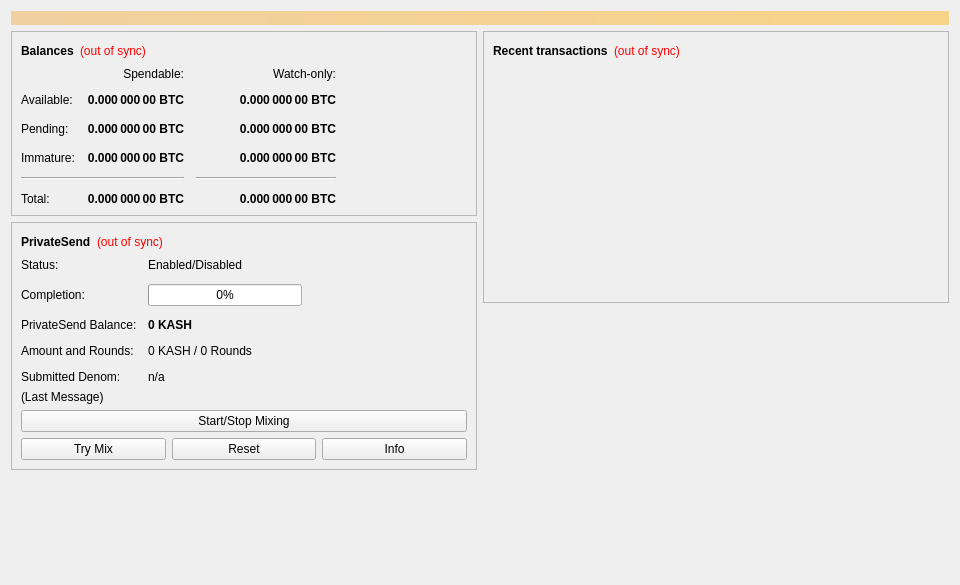
<?xml version="1.0" encoding="UTF-8"?>
<ui version="4.0">
 <class>OverviewPage</class>
 <widget class="QWidget" name="OverviewPage">
  <property name="geometry">
   <rect>
    <x>0</x>
    <y>0</y>
    <width>960</width>
    <height>585</height>
   </rect>
  </property>
  <property name="minimumSize">
   <size>
    <width>960</width>
    <height>0</height>
   </size>
  </property>
  <property name="windowTitle">
   <string>Form</string>
  </property>
  <layout class="QVBoxLayout" name="topLayout">
   <item>
    <widget class="QLabel" name="labelAlerts">
     <property name="visible">
      <bool>false</bool>
     </property>
     <property name="styleSheet">
      <string notr="true">QLabel { background-color: qlineargradient(x1: 0, y1: 0, x2: 1, y2: 0, stop:0 #F0D0A0, stop:1 #F8D488); color:#000000; }</string>
     </property>
     <property name="wordWrap">
      <bool>true</bool>
     </property>
     <property name="margin">
      <number>3</number>
     </property>
     <property name="textInteractionFlags">
      <set>Qt::TextSelectableByMouse</set>
     </property>
    </widget>
   </item>
   <item>
    <layout class="QHBoxLayout" name="horizontalLayout" stretch="1,1">
     <item>
      <layout class="QVBoxLayout" name="verticalLayout_2">
       <item>
        <widget class="QFrame" name="frame">
         <property name="frameShape">
          <enum>QFrame::StyledPanel</enum>
         </property>
         <property name="frameShadow">
          <enum>QFrame::Raised</enum>
         </property>
         <layout class="QVBoxLayout" name="verticalLayout_4">
          <item>
           <layout class="QHBoxLayout" name="horizontalLayout_4">
            <item>
             <widget class="QLabel" name="label_5">
              <property name="font">
               <font>
                <weight>75</weight>
                <bold>true</bold>
               </font>
              </property>
              <property name="text">
               <string>Balances</string>
              </property>
             </widget>
            </item>
            <item>
             <widget class="QLabel" name="labelWalletStatus">
              <property name="toolTip">
               <string>The displayed information may be out of date. Your wallet automatically synchronizes with the Kash network after a connection is established, but this process has not completed yet.</string>
              </property>
              <property name="styleSheet">
               <string notr="true">QLabel { color: red; }</string>
              </property>
              <property name="text">
               <string notr="true">(out of sync)</string>
              </property>
              <property name="alignment">
               <set>Qt::AlignLeading|Qt::AlignLeft|Qt::AlignVCenter</set>
              </property>
             </widget>
            </item>
            <item>
             <spacer name="horizontalSpacer_3">
              <property name="orientation">
               <enum>Qt::Horizontal</enum>
              </property>
              <property name="sizeHint" stdset="0">
               <size>
                <width>40</width>
                <height>20</height>
               </size>
              </property>
             </spacer>
            </item>
           </layout>
          </item>
          <item>
           <layout class="QGridLayout" name="gridLayout">
            <property name="spacing">
             <number>12</number>
            </property>
            <item row="2" column="2">
             <widget class="QLabel" name="labelWatchPending">
              <property name="font">
               <font>
                <weight>75</weight>
                <bold>true</bold>
               </font>
              </property>
              <property name="cursor">
               <cursorShape>IBeamCursor</cursorShape>
              </property>
              <property name="toolTip">
               <string>Unconfirmed transactions to watch-only addresses</string>
              </property>
              <property name="text">
               <string notr="true">0.000 000 00 BTC</string>
              </property>
              <property name="alignment">
               <set>Qt::AlignRight|Qt::AlignTrailing|Qt::AlignVCenter</set>
              </property>
              <property name="textInteractionFlags">
               <set>Qt::LinksAccessibleByMouse|Qt::TextSelectableByKeyboard|Qt::TextSelectableByMouse</set>
              </property>
             </widget>
            </item>
            <item row="2" column="1">
             <widget class="QLabel" name="labelUnconfirmed">
              <property name="font">
               <font>
                <weight>75</weight>
                <bold>true</bold>
               </font>
              </property>
              <property name="cursor">
               <cursorShape>IBeamCursor</cursorShape>
              </property>
              <property name="toolTip">
               <string>Total of transactions that have yet to be confirmed, and do not yet count toward the spendable balance</string>
              </property>
              <property name="text">
               <string notr="true">0.000 000 00 BTC</string>
              </property>
              <property name="alignment">
               <set>Qt::AlignRight|Qt::AlignTrailing|Qt::AlignVCenter</set>
              </property>
              <property name="textInteractionFlags">
               <set>Qt::LinksAccessibleByMouse|Qt::TextSelectableByKeyboard|Qt::TextSelectableByMouse</set>
              </property>
             </widget>
            </item>
            <item row="3" column="2">
             <widget class="QLabel" name="labelWatchImmature">
              <property name="font">
               <font>
                <weight>75</weight>
                <bold>true</bold>
               </font>
              </property>
              <property name="cursor">
               <cursorShape>IBeamCursor</cursorShape>
              </property>
              <property name="toolTip">
               <string>Mined balance in watch-only addresses that has not yet matured</string>
              </property>
              <property name="text">
               <string notr="true">0.000 000 00 BTC</string>
              </property>
              <property name="alignment">
               <set>Qt::AlignRight|Qt::AlignTrailing|Qt::AlignVCenter</set>
              </property>
              <property name="textInteractionFlags">
               <set>Qt::LinksAccessibleByMouse|Qt::TextSelectableByKeyboard|Qt::TextSelectableByMouse</set>
              </property>
             </widget>
            </item>
            <item row="4" column="0" colspan="2">
             <widget class="Line" name="lineSpendableBalance">
              <property name="orientation">
               <enum>Qt::Horizontal</enum>
              </property>
             </widget>
            </item>
            <item row="4" column="2">
             <widget class="Line" name="lineWatchBalance">
              <property name="sizePolicy">
               <sizepolicy hsizetype="Preferred" vsizetype="Fixed">
                <horstretch>0</horstretch>
                <verstretch>0</verstretch>
               </sizepolicy>
              </property>
              <property name="minimumSize">
               <size>
                <width>140</width>
                <height>0</height>
               </size>
              </property>
              <property name="orientation">
               <enum>Qt::Horizontal</enum>
              </property>
             </widget>
            </item>
            <item row="5" column="0">
             <widget class="QLabel" name="labelTotalText">
              <property name="text">
               <string>Total:</string>
              </property>
             </widget>
            </item>
            <item row="3" column="1">
             <widget class="QLabel" name="labelImmature">
              <property name="font">
               <font>
                <weight>75</weight>
                <bold>true</bold>
               </font>
              </property>
              <property name="cursor">
               <cursorShape>IBeamCursor</cursorShape>
              </property>
              <property name="toolTip">
               <string>Mined balance that has not yet matured</string>
              </property>
              <property name="text">
               <string notr="true">0.000 000 00 BTC</string>
              </property>
              <property name="alignment">
               <set>Qt::AlignRight|Qt::AlignTrailing|Qt::AlignVCenter</set>
              </property>
              <property name="textInteractionFlags">
               <set>Qt::LinksAccessibleByMouse|Qt::TextSelectableByKeyboard|Qt::TextSelectableByMouse</set>
              </property>
             </widget>
            </item>
            <item row="2" column="3">
             <spacer name="horizontalSpacer_2">
              <property name="orientation">
               <enum>Qt::Horizontal</enum>
              </property>
              <property name="sizeHint" stdset="0">
               <size>
                <width>40</width>
                <height>20</height>
               </size>
              </property>
             </spacer>
            </item>
            <item row="3" column="0">
             <widget class="QLabel" name="labelImmatureText">
              <property name="text">
               <string>Immature:</string>
              </property>
             </widget>
            </item>
            <item row="5" column="1">
             <widget class="QLabel" name="labelTotal">
              <property name="font">
               <font>
                <weight>75</weight>
                <bold>true</bold>
               </font>
              </property>
              <property name="cursor">
               <cursorShape>IBeamCursor</cursorShape>
              </property>
              <property name="toolTip">
               <string>Your current total balance</string>
              </property>
              <property name="text">
               <string notr="true">0.000 000 00 BTC</string>
              </property>
              <property name="alignment">
               <set>Qt::AlignRight|Qt::AlignTrailing|Qt::AlignVCenter</set>
              </property>
              <property name="textInteractionFlags">
               <set>Qt::LinksAccessibleByMouse|Qt::TextSelectableByKeyboard|Qt::TextSelectableByMouse</set>
              </property>
             </widget>
            </item>
            <item row="5" column="2">
             <widget class="QLabel" name="labelWatchTotal">
              <property name="font">
               <font>
                <weight>75</weight>
                <bold>true</bold>
               </font>
              </property>
              <property name="cursor">
               <cursorShape>IBeamCursor</cursorShape>
              </property>
              <property name="toolTip">
               <string>Current total balance in watch-only addresses</string>
              </property>
              <property name="text">
               <string notr="true">0.000 000 00 BTC</string>
              </property>
              <property name="alignment">
               <set>Qt::AlignRight|Qt::AlignTrailing|Qt::AlignVCenter</set>
              </property>
              <property name="textInteractionFlags">
               <set>Qt::LinksAccessibleByMouse|Qt::TextSelectableByKeyboard|Qt::TextSelectableByMouse</set>
              </property>
             </widget>
            </item>
            <item row="0" column="2">
             <widget class="QLabel" name="labelWatchonly">
              <property name="text">
               <string>Watch-only:</string>
              </property>
              <property name="alignment">
               <set>Qt::AlignRight|Qt::AlignTrailing|Qt::AlignVCenter</set>
              </property>
             </widget>
            </item>
            <item row="1" column="0">
             <widget class="QLabel" name="labelBalanceText">
              <property name="text">
               <string>Available:</string>
              </property>
             </widget>
            </item>
            <item row="1" column="1">
             <widget class="QLabel" name="labelBalance">
              <property name="font">
               <font>
                <weight>75</weight>
                <bold>true</bold>
               </font>
              </property>
              <property name="cursor">
               <cursorShape>IBeamCursor</cursorShape>
              </property>
              <property name="toolTip">
               <string>Your current spendable balance</string>
              </property>
              <property name="text">
               <string notr="true">0.000 000 00 BTC</string>
              </property>
              <property name="alignment">
               <set>Qt::AlignRight|Qt::AlignTrailing|Qt::AlignVCenter</set>
              </property>
              <property name="textInteractionFlags">
               <set>Qt::LinksAccessibleByMouse|Qt::TextSelectableByKeyboard|Qt::TextSelectableByMouse</set>
              </property>
             </widget>
            </item>
            <item row="1" column="2">
             <widget class="QLabel" name="labelWatchAvailable">
              <property name="font">
               <font>
                <weight>75</weight>
                <bold>true</bold>
               </font>
              </property>
              <property name="cursor">
               <cursorShape>IBeamCursor</cursorShape>
              </property>
              <property name="toolTip">
               <string>Your current balance in watch-only addresses</string>
              </property>
              <property name="text">
               <string notr="true">0.000 000 00 BTC</string>
              </property>
              <property name="alignment">
               <set>Qt::AlignRight|Qt::AlignTrailing|Qt::AlignVCenter</set>
              </property>
              <property name="textInteractionFlags">
               <set>Qt::LinksAccessibleByMouse|Qt::TextSelectableByKeyboard|Qt::TextSelectableByMouse</set>
              </property>
             </widget>
            </item>
            <item row="2" column="0">
             <widget class="QLabel" name="labelPendingText">
              <property name="text">
               <string>Pending:</string>
              </property>
             </widget>
            </item>
            <item row="0" column="1">
             <widget class="QLabel" name="labelSpendable">
              <property name="text">
               <string>Spendable:</string>
              </property>
              <property name="alignment">
               <set>Qt::AlignRight|Qt::AlignTrailing|Qt::AlignVCenter</set>
              </property>
             </widget>
            </item>
           </layout>
          </item>
         </layout>
        </widget>
       </item>
       <item>
        <widget class="QFrame" name="framePrivateSend">
         <property name="layoutDirection">
          <enum>Qt::LeftToRight</enum>
         </property>
         <property name="frameShape">
          <enum>QFrame::StyledPanel</enum>
         </property>
         <property name="frameShadow">
          <enum>QFrame::Raised</enum>
         </property>
         <layout class="QVBoxLayout" name="VerticalLayout_PS1">
          <item>
           <layout class="QHBoxLayout" name="horizontalLayout_5">
            <item>
             <widget class="QLabel" name="labelPrivateSendHeader">
              <property name="font">
               <font>
                <weight>75</weight>
                <bold>true</bold>
               </font>
              </property>
              <property name="text">
               <string>PrivateSend</string>
              </property>
             </widget>
            </item>
            <item>
             <widget class="QLabel" name="labelPrivateSendSyncStatus">
              <property name="toolTip">
               <string>The displayed information may be out of date. Your wallet automatically synchronizes with the Kash network after a connection is established, but this process has not completed yet.</string>
              </property>
              <property name="styleSheet">
               <string notr="true">QLabel { color: red; }</string>
              </property>
              <property name="text">
               <string notr="true">(out of sync)</string>
              </property>
              <property name="alignment">
               <set>Qt::AlignLeading|Qt::AlignLeft|Qt::AlignVCenter</set>
              </property>
             </widget>
            </item>
            <item>
             <spacer name="horizontalSpacer_4">
              <property name="orientation">
               <enum>Qt::Horizontal</enum>
              </property>
              <property name="sizeHint" stdset="0">
               <size>
                <width>40</width>
                <height>20</height>
               </size>
              </property>
             </spacer>
            </item>
           </layout>
          </item>
          <item>
           <layout class="QFormLayout" name="privateSendFormLayout">
            <property name="fieldGrowthPolicy">
             <enum>QFormLayout::AllNonFixedFieldsGrow</enum>
            </property>
            <property name="horizontalSpacing">
             <number>11</number>
            </property>
            <property name="verticalSpacing">
             <number>12</number>
            </property>
            <item row="0" column="0">
             <widget class="QLabel" name="labelPrivateSendEnabledText">
              <property name="text">
               <string>Status:</string>
              </property>
             </widget>
            </item>
            <item row="0" column="1">
             <widget class="QLabel" name="labelPrivateSendEnabled">
              <property name="text">
               <string>Enabled/Disabled</string>
              </property>
             </widget>
            </item>
            <item row="1" column="0">
             <widget class="QLabel" name="labelCompletitionText">
              <property name="text">
               <string>Completion:</string>
              </property>
             </widget>
            </item>
            <item row="1" column="1">
             <widget class="QProgressBar" name="privateSendProgress">
              <property name="maximumSize">
               <size>
                <width>154</width>
                <height>16777215</height>
               </size>
              </property>
              <property name="value">
               <number>0</number>
              </property>
             </widget>
            </item>
            <item row="2" column="0">
             <widget class="QLabel" name="labelAnonymizedText">
              <property name="text">
               <string>PrivateSend Balance:</string>
              </property>
             </widget>
            </item>
            <item row="2" column="1">
             <widget class="QLabel" name="labelAnonymized">
              <property name="font">
               <font>
                <weight>75</weight>
                <bold>true</bold>
               </font>
              </property>
              <property name="text">
               <string notr="true">0 KASH</string>
              </property>
             </widget>
            </item>
            <item row="3" column="0">
             <widget class="QLabel" name="labelAmountAndRoundsText">
              <property name="text">
               <string>Amount and Rounds:</string>
              </property>
             </widget>
            </item>
            <item row="3" column="1">
             <widget class="QLabel" name="labelAmountRounds">
              <property name="text">
               <string>0 KASH / 0 Rounds</string>
              </property>
             </widget>
            </item>
            <item row="4" column="0">
             <widget class="QLabel" name="labelSubmittedDenomText">
              <property name="text">
               <string>Submitted Denom:</string>
              </property>
             </widget>
            </item>
            <item row="4" column="1">
             <widget class="QLabel" name="labelSubmittedDenom">
              <property name="toolTip">
               <string>The denominations you submitted to the Masternode.&lt;br&gt;To mix, other users must submit the exact same denominations.</string>
              </property>
              <property name="text">
               <string>n/a</string>
              </property>
             </widget>
            </item>
           </layout>
          </item>
          <item>
           <layout class="QVBoxLayout" name="VerticalLayout_PS">
            <item>
             <widget class="QLabel" name="labelPrivateSendLastMessage">
              <property name="text">
               <string>(Last Message)</string>
              </property>
              <property name="alignment">
               <set>Qt::AlignLeading|Qt::AlignLeft|Qt::AlignTop</set>
              </property>
              <property name="wordWrap">
               <bool>true</bool>
              </property>
             </widget>
            </item>
            <item>
             <widget class="QPushButton" name="togglePrivateSend">
              <property name="sizePolicy">
               <sizepolicy hsizetype="MinimumExpanding" vsizetype="Fixed">
                <horstretch>0</horstretch>
                <verstretch>0</verstretch>
               </sizepolicy>
              </property>
              <property name="text">
               <string>Start/Stop Mixing</string>
              </property>
             </widget>
            </item>
            <item>
             <layout class="QHBoxLayout" name="horizontalLayout_debugbuttons">
              <item>
               <widget class="QPushButton" name="privateSendAuto">
                <property name="sizePolicy">
                 <sizepolicy hsizetype="MinimumExpanding" vsizetype="Fixed">
                  <horstretch>0</horstretch>
                  <verstretch>0</verstretch>
                 </sizepolicy>
                </property>
                <property name="toolTip">
                 <string>Try to manually submit a PrivateSend request.</string>
                </property>
                <property name="text">
                 <string>Try Mix</string>
                </property>
               </widget>
              </item>
              <item>
               <widget class="QPushButton" name="privateSendReset">
                <property name="sizePolicy">
                 <sizepolicy hsizetype="MinimumExpanding" vsizetype="Fixed">
                  <horstretch>0</horstretch>
                  <verstretch>0</verstretch>
                 </sizepolicy>
                </property>
                <property name="toolTip">
                 <string>Reset the current status of PrivateSend (can interrupt PrivateSend if it's in the process of Mixing, which can cost you money!)</string>
                </property>
                <property name="autoFillBackground">
                 <bool>false</bool>
                </property>
                <property name="text">
                 <string>Reset</string>
                </property>
               </widget>
              </item>
              <item>
               <widget class="QPushButton" name="privateSendInfo">
                <property name="sizePolicy">
                 <sizepolicy hsizetype="MinimumExpanding" vsizetype="Fixed">
                  <horstretch>0</horstretch>
                  <verstretch>0</verstretch>
                 </sizepolicy>
                </property>
                <property name="toolTip">
                 <string>Information about PrivateSend and Mixing</string>
                </property>
                <property name="text">
                 <string>Info</string>
                </property>
               </widget>
              </item>
             </layout>
            </item>
           </layout>
          </item>
         </layout>
        </widget>
       </item>
       <item>
        <spacer name="verticalSpacer">
         <property name="orientation">
          <enum>Qt::Vertical</enum>
         </property>
         <property name="sizeHint" stdset="0">
          <size>
           <width>20</width>
           <height>40</height>
          </size>
         </property>
        </spacer>
       </item>
      </layout>
     </item>
     <item>
      <layout class="QVBoxLayout" name="verticalLayout_3">
       <item>
        <widget class="QFrame" name="frame_2">
         <property name="frameShape">
          <enum>QFrame::StyledPanel</enum>
         </property>
         <property name="frameShadow">
          <enum>QFrame::Raised</enum>
         </property>
         <layout class="QVBoxLayout" name="verticalLayout">
          <item>
           <layout class="QHBoxLayout" name="horizontalLayout_2">
            <item>
             <widget class="QLabel" name="label_4">
              <property name="font">
               <font>
                <weight>75</weight>
                <bold>true</bold>
               </font>
              </property>
              <property name="text">
               <string>Recent transactions</string>
              </property>
             </widget>
            </item>
            <item>
             <widget class="QLabel" name="labelTransactionsStatus">
              <property name="toolTip">
               <string>The displayed information may be out of date. Your wallet automatically synchronizes with the Kash network after a connection is established, but this process has not completed yet.</string>
              </property>
              <property name="styleSheet">
               <string notr="true">QLabel { color: red; }</string>
              </property>
              <property name="text">
               <string notr="true">(out of sync)</string>
              </property>
              <property name="alignment">
               <set>Qt::AlignLeading|Qt::AlignLeft|Qt::AlignVCenter</set>
              </property>
             </widget>
            </item>
            <item>
             <spacer name="horizontalSpacer">
              <property name="orientation">
               <enum>Qt::Horizontal</enum>
              </property>
              <property name="sizeHint" stdset="0">
               <size>
                <width>40</width>
                <height>20</height>
               </size>
              </property>
             </spacer>
            </item>
           </layout>
          </item>
          <item>
           <widget class="QListView" name="listTransactions">
            <property name="styleSheet">
             <string notr="true">QListView { background: transparent; }</string>
            </property>
            <property name="frameShape">
             <enum>QFrame::NoFrame</enum>
            </property>
            <property name="verticalScrollBarPolicy">
             <enum>Qt::ScrollBarAlwaysOff</enum>
            </property>
            <property name="horizontalScrollBarPolicy">
             <enum>Qt::ScrollBarAlwaysOff</enum>
            </property>
            <property name="selectionMode">
             <enum>QAbstractItemView::NoSelection</enum>
            </property>
           </widget>
          </item>
         </layout>
        </widget>
       </item>
       <item>
        <spacer name="verticalSpacer_2">
         <property name="orientation">
          <enum>Qt::Vertical</enum>
         </property>
         <property name="sizeHint" stdset="0">
          <size>
           <width>20</width>
           <height>40</height>
          </size>
         </property>
        </spacer>
       </item>
      </layout>
     </item>
    </layout>
   </item>
  </layout>
 </widget>
 <resources/>
 <connections/>
</ui>
